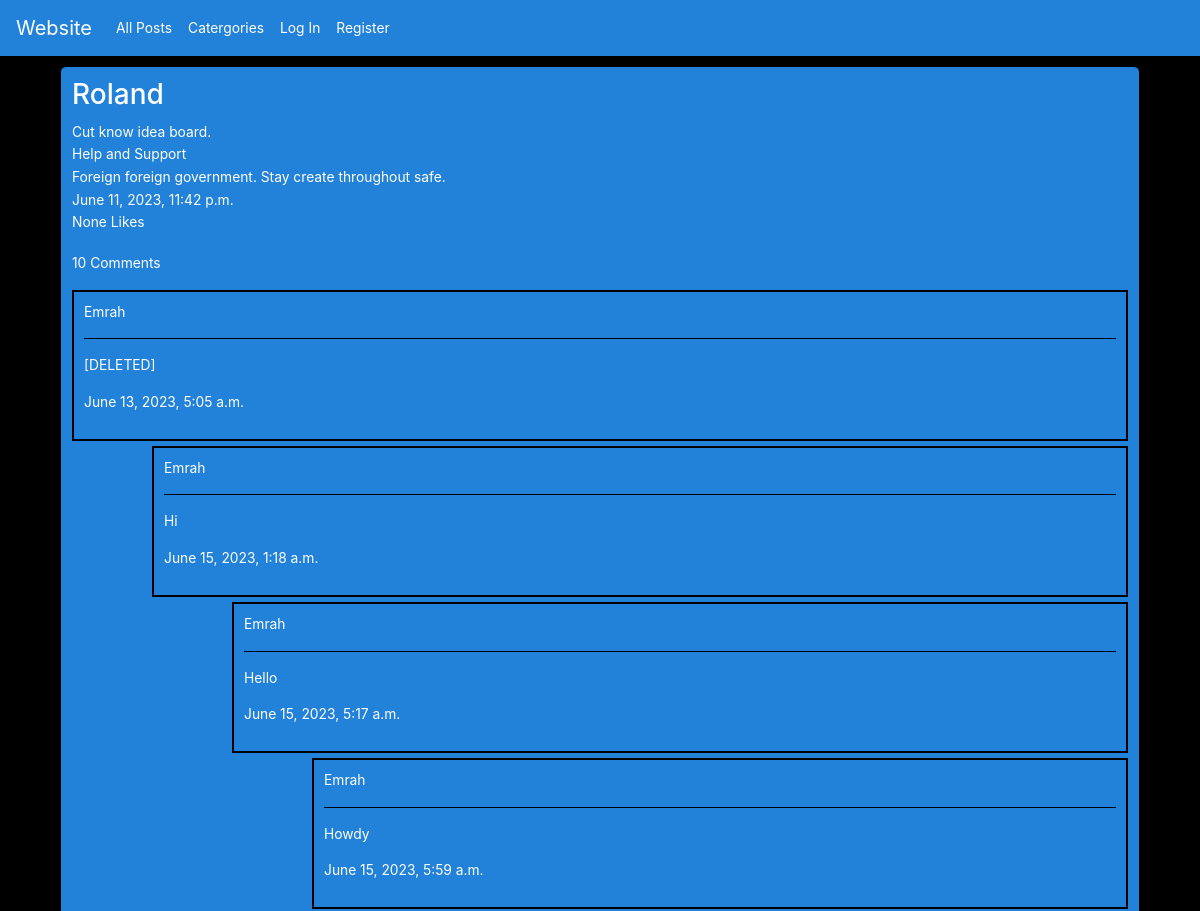
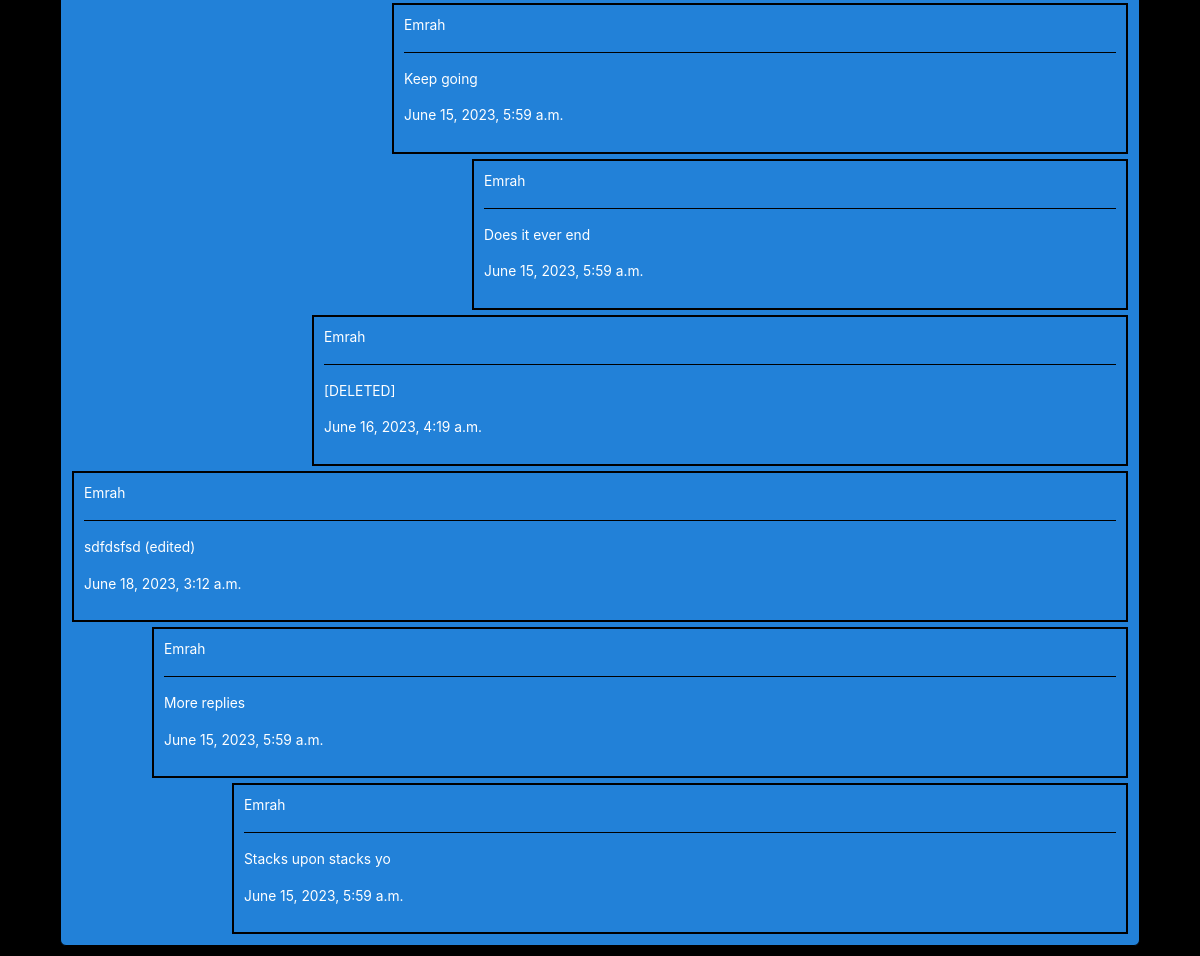
The app's page /post/182 with its own data (2 pictures, top to bottom).
### network/models.py (models this page shows, shortened)
class Post(models.Model):
    post = models.AutoField(primary_key=True)
    title = models.CharField(max_length=200, blank=False, null=False)
    text = models.CharField(max_length=2000, blank=False, null=False)
    user = models.ForeignKey('User', on_delete=models.CASCADE, related_name="post_poster")
    likes = models.ManyToManyField('User', blank=True, related_name="post_ikers")
    category = models.CharField(max_length=20, choices=CATEGORY_CHOICES, default='general')
    upload_time = models.DateTimeField(default=timezone.now)

class Comment(models.Model):
    comment = models.AutoField(primary_key=True)
    text = models.CharField(max_length=250, blank=False, null=False)
    parent_node = models.ForeignKey('self', blank=True, null=True, on_delete=models.PROTECT, default=None, related_name='replies')
    post = models.ForeignKey('Post', on_delete=models.CASCADE, related_name="comment_post")
    user = models.ForeignKey('User', on_delete=models.CASCADE, related_name="comment_poster")
    upload_time = models.DateTimeField(default=timezone.now)

class User(AbstractUser):
    id = models.AutoField(primary_key=True)
    username = models.CharField(unique=True, max_length=26)
    avatar = models.ImageField(upload_to='project4/network/static/network/images/', default='network/images/default.jpeg', unique=False)
    bio = models.CharField(max_length=350, default='Welcome to my account!')
    datetime_joined = models.DateTimeField(default=timezone.now)

### network/views.py (the view)
# urls.py: path("post/<int:post_id>", views.post, name="post"),
def post(request, post_id):
    if request.method == "POST":
        text = request.POST.get('comment_text')
        user = request.user
        post = Post.objects.get(pk=post_id)
        new_comment = Comment.objects.create(user=user, post=post, text=text)
        new_comment.save()
        return HttpResponseRedirect(reverse('post', args=(post_id, )))
    else:
        post = Post.objects.filter(pk=post_id).annotate(like_count=Count('likes'), comment_count=Count('comment_post')).values('post', 'title', 'text','user', 'user__username', 'likes', 'comment_count', 'upload_time', 'category')
        comment_post = Post.objects.get(pk=post_id)
        comments = Comment.objects.filter(post=comment_post, parent_node=None).order_by('upload_time')
        level = 40
        for choice in CATEGORY_CHOICES:
            if choice['code'] == post[0]['category']:
                category = choice['display']
        post = {
            'id': post[0]['post'],
            'title': post[0]['title'],
            'text': post[0]['text'],
            'user': post[0]['user'],
            'username': post[0]['user__username'],
            'likes': post[0]['likes'],
            'comments': post[0]['comment_count'],
            'category': category,
            'upload_time': post[0]['upload_time'],
        }
        return render(request, "network/post.html", {
            'post': post,
            'comments': comments,
            'level': level
        })

### network/templates/network/post.html (shortened to what this page needs)
{% extends 'network/layout.html' %}
{% block body %}
    <div id="post_page_{{ post.id }}" data-postid="{{ post.id }}" class="post_page">
        <table>
            <tr>
                <td>
                    <h3 id="user_page_route" data-username="{{ post.username }}">{{ post.username }}</h3>
                </td>
            </tr>
            <tr>
                <td id="pp_title">
                    {{ post.title }}
                </td>
            </tr>
            <tr>
                <td id="pp_category">
                    {{ post.category }}
                </td>
            </tr>
            <tr>
                <td id="pp_text">
                    {{ post.text }}
                </td>
            </tr>
            <tr>
                <td id="pp_ut">
                    {{ post.upload_time }}
                </td>
            </tr>
            <tr>
                <td>
                    {% if user.is_authenticated %}
                        {% if post.likes != None %}
                        <button id="like_button" data-postid="{{ post.id }}"><i class="fa fa-solid fa-heart" style="color: #ff0000;"></i>&nbsp <span id="like_count">{{ post.likes }}</span></button>
                        {% else %}
                        <button id="like_button" data-postid="{{ post.id }}"><i class="fa fa-solid fa-heart" style="color: #ff0000;"></i>&nbsp <span id="like_count">0</span></button>
                        {% endif %}
                        {% if user.id == post.user %}
                        <button id="pp_edit_button" data-id="{{ post.id }}">Edit</button>
                        {% endif %}
                    {% else %}
                        <p>{{ post.likes }} Likes</p>
                    {% endif %}
                </td>
            </tr>
            <tr>
                <td>
                </td>
            </tr>
            <tr>
                <td>
                    {% if post.comments == 0 %}
                    <p>No Comments</p>
                    {% else %}
                    <p>{{ post.comments }} Comments</p>
                    {% for comment in comments %}
                    <div id="comment{{ comment.comment }}" class="post_comments">
                        <p id="user_page_route" data-username="{{ comment.user }}">{{ comment.user }}</p>
                        <hr>
                        <p>{{ comment.text }}</p>
                        <p>{{ comment.upload_time }}</p>
                    </div>
                        {% with comment.replies.all as replies %}
                            {% with level=level|add:40 %}
                                {% include 'network/reply.html' with level=level replies=replies %}
                            {% endwith %}
                        {% endwith %}
                    {% endfor %}
                    {% endif %}
                </td>
            </tr>
        </table>
    </div>
{% endblock %}

### network/templates/network/reply.html (shortened to what this page needs)
{% for reply in replies %}
    <div id="comment{{ reply.comment }}" class="post_comments" style='margin-left: {{ level }}px;'>
        <p id="user_page_route" data-username="{{ reply.user }}">{{ reply.user }}</p>
        <hr>
        <p>{{ reply.text }}</p>
        <p>{{ reply.upload_time }}</p>
    </div>
        {% with reply.replies.all as nested_replies %}
            {% with level=level|add:80 %}
                {% include 'network/reply.html' with replies=nested_replies level=level %}
            {% endwith %}
        {% endwith %}
{% endfor %}

### network/static/network/styles.css (style rules this page uses)
body { font-size: 1.15vw; background-color: black; color: white; }
body hr { background-color: black; }
.post_page { background-color: rgb(34, 129, 216); width: 90%; margin: 10px 5%; padding: 10px; border: 1px solid black; border-radius: 6px; }
.post_page table { width: 100%; }
.post_page .post_comments { border: 2px solid black; padding: 10px; margin: 5px 0 0 0; }

### records on screen
Post: title "Cut know idea board.", text "Foreign foreign government. Stay create throughout safe."
Comment: user "Emrah", text "[DELETED]", upload_time "June 13, 2023, 5:05 a.m."
Comment: user "Emrah", text "Hi", upload_time "June 15, 2023, 1:18 a.m."
Comment: user "Emrah", text "Hello", upload_time "June 15, 2023, 5:17 a.m."
Comment: user "Emrah", text "Howdy", upload_time "June 15, 2023, 5:59 a.m."
Comment: user "Emrah", text "Keep going", upload_time "June 15, 2023, 5:59 a.m."
Comment: user "Emrah", text "Does it ever end", upload_time "June 15, 2023, 5:59 a.m."
Comment: user "Emrah", text "[DELETED]", upload_time "June 16, 2023, 4:19 a.m."
Comment: user "Emrah", text "sdfdsfsd (edited)", upload_time "June 18, 2023, 3:12 a.m."
Comment: user "Emrah", text "More replies", upload_time "June 15, 2023, 5:59 a.m."
Comment: user "Emrah", text "Stacks upon stacks yo", upload_time "June 15, 2023, 5:59 a.m."

### other values on screen
{{ post.username }} "Roland"
{{ post.category }} "Help and Support"
{{ post.upload_time }} "June 11, 2023, 11:42 p.m."
{{ post.likes }} "None"
{{ post.comments }} "10"
